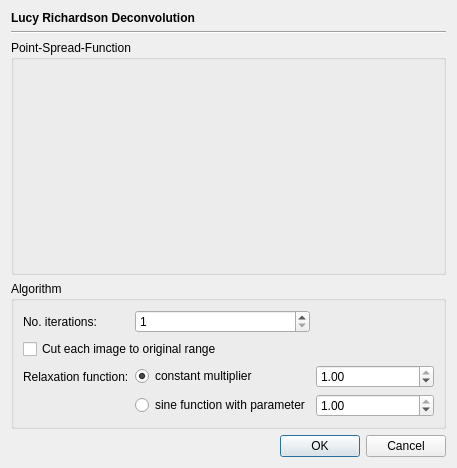
<?xml version="1.0" encoding="UTF-8"?>
<ui version="4.0">
 <class>LucyRichardsonDeconvolutionDialog</class>
 <widget class="QDialog" name="LucyRichardsonDeconvolutionDialog">
  <property name="geometry">
   <rect>
    <x>0</x>
    <y>0</y>
    <width>457</width>
    <height>468</height>
   </rect>
  </property>
  <property name="windowTitle">
   <string>Dialog</string>
  </property>
  <layout class="QVBoxLayout" name="verticalLayout">
   <item>
    <widget class="QLabel" name="label">
     <property name="font">
      <font>
       <bold>true</bold>
      </font>
     </property>
     <property name="text">
      <string>Lucy Richardson Deconvolution</string>
     </property>
    </widget>
   </item>
   <item>
    <widget class="Line" name="line">
     <property name="orientation">
      <enum>Qt::Horizontal</enum>
     </property>
    </widget>
   </item>
   <item>
    <widget class="QGroupBox" name="groupBox">
     <property name="sizePolicy">
      <sizepolicy hsizetype="Preferred" vsizetype="Preferred">
       <horstretch>0</horstretch>
       <verstretch>1</verstretch>
      </sizepolicy>
     </property>
     <property name="title">
      <string>Point-Spread-Function</string>
     </property>
     <layout class="QVBoxLayout" name="verticalLayout_2">
      <item>
       <widget class="PSFWidget" name="psfWidget" native="true"/>
      </item>
     </layout>
    </widget>
   </item>
   <item>
    <widget class="QGroupBox" name="groupBox_2">
     <property name="title">
      <string>Algorithm</string>
     </property>
     <layout class="QGridLayout" name="gridLayout">
      <item row="2" column="0">
       <widget class="QLabel" name="label_3">
        <property name="text">
         <string>Relaxation function:</string>
        </property>
       </widget>
      </item>
      <item row="3" column="2">
       <widget class="QDoubleSpinBox" name="sineValueBox">
        <property name="minimum">
         <double>0.010000000000000</double>
        </property>
        <property name="maximum">
         <double>1.000000000000000</double>
        </property>
        <property name="singleStep">
         <double>0.010000000000000</double>
        </property>
        <property name="value">
         <double>1.000000000000000</double>
        </property>
       </widget>
      </item>
      <item row="0" column="2">
       <spacer name="horizontalSpacer">
        <property name="orientation">
         <enum>Qt::Horizontal</enum>
        </property>
        <property name="sizeHint" stdset="0">
         <size>
          <width>40</width>
          <height>20</height>
         </size>
        </property>
       </spacer>
      </item>
      <item row="0" column="0">
       <widget class="QLabel" name="label_2">
        <property name="text">
         <string>No. iterations:</string>
        </property>
       </widget>
      </item>
      <item row="0" column="1">
       <widget class="QSpinBox" name="iterationsBox">
        <property name="minimum">
         <number>1</number>
        </property>
        <property name="maximum">
         <number>200</number>
        </property>
       </widget>
      </item>
      <item row="2" column="2">
       <widget class="QDoubleSpinBox" name="singleValueBox">
        <property name="minimum">
         <double>0.010000000000000</double>
        </property>
        <property name="maximum">
         <double>1.000000000000000</double>
        </property>
        <property name="singleStep">
         <double>0.010000000000000</double>
        </property>
        <property name="value">
         <double>1.000000000000000</double>
        </property>
       </widget>
      </item>
      <item row="3" column="1">
       <widget class="QRadioButton" name="sineRelaxationBox">
        <property name="text">
         <string>sine function with parameter</string>
        </property>
       </widget>
      </item>
      <item row="2" column="1">
       <widget class="QRadioButton" name="valueRelaxationBox">
        <property name="text">
         <string>constant multiplier</string>
        </property>
        <property name="checked">
         <bool>true</bool>
        </property>
       </widget>
      </item>
      <item row="1" column="0" colspan="2">
       <widget class="QCheckBox" name="cutBox">
        <property name="text">
         <string>Cut each image to original range</string>
        </property>
       </widget>
      </item>
     </layout>
    </widget>
   </item>
   <item>
    <widget class="QDialogButtonBox" name="buttonBox">
     <property name="orientation">
      <enum>Qt::Horizontal</enum>
     </property>
     <property name="standardButtons">
      <set>QDialogButtonBox::Cancel|QDialogButtonBox::Ok</set>
     </property>
    </widget>
   </item>
  </layout>
 </widget>
 <customwidgets>
  <customwidget>
   <class>PSFWidget</class>
   <extends>QWidget</extends>
   <header location="global">fitsbase/widgets/psfwidget.h</header>
   <container>1</container>
  </customwidget>
 </customwidgets>
 <resources/>
 <connections>
  <connection>
   <sender>buttonBox</sender>
   <signal>accepted()</signal>
   <receiver>LucyRichardsonDeconvolutionDialog</receiver>
   <slot>accept()</slot>
   <hints>
    <hint type="sourcelabel">
     <x>248</x>
     <y>254</y>
    </hint>
    <hint type="destinationlabel">
     <x>157</x>
     <y>274</y>
    </hint>
   </hints>
  </connection>
  <connection>
   <sender>buttonBox</sender>
   <signal>rejected()</signal>
   <receiver>LucyRichardsonDeconvolutionDialog</receiver>
   <slot>reject()</slot>
   <hints>
    <hint type="sourcelabel">
     <x>316</x>
     <y>260</y>
    </hint>
    <hint type="destinationlabel">
     <x>286</x>
     <y>274</y>
    </hint>
   </hints>
  </connection>
 </connections>
</ui>
